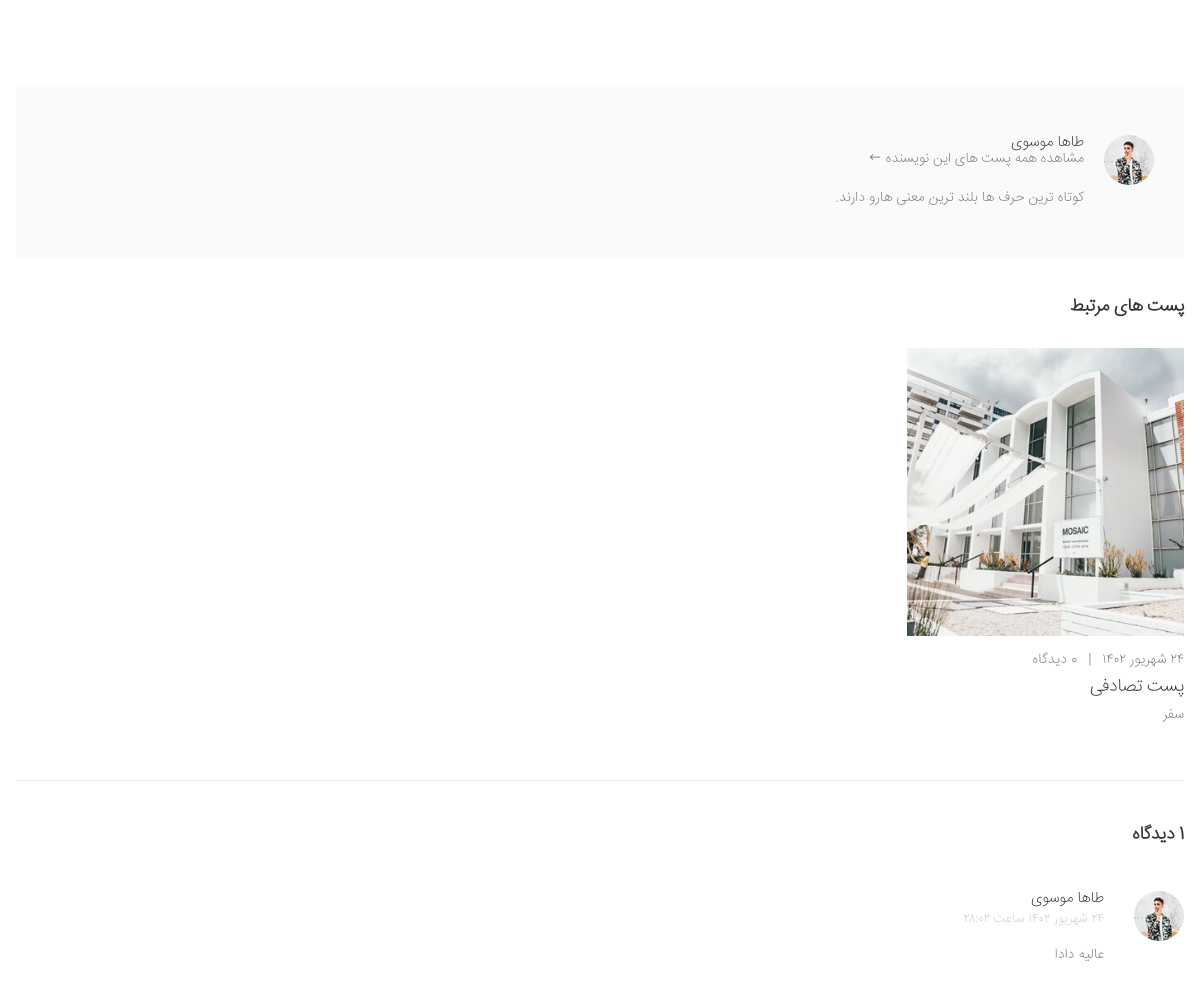
/blog/posts/GEEPS/ (middle part), run on an earlier commit of the app's database.
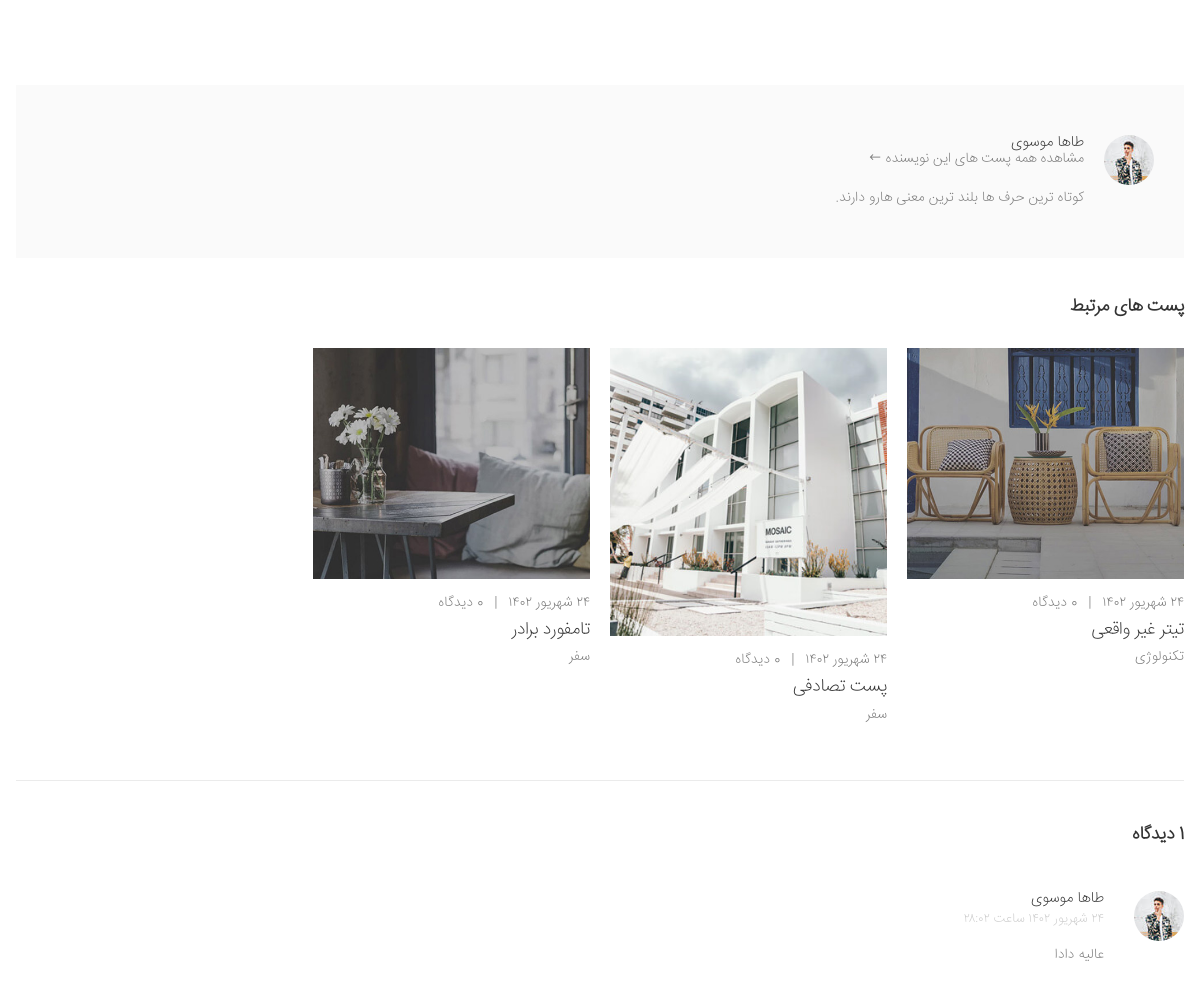
And on a later commit of the database.
### blog/models.py (models this page shows, shortened)
class Post(models.Model):
    status_ch = (
        ('p' , "انتشار یافته"),
        ('d', "پیش نویس"),
        ('i', "در انتظار انتشار"),
        ('b',"برگشت داده شده"),
    )
    title = models.CharField(max_length=50,verbose_name="تیتر")
    text = models.TextField(verbose_name="متن")
    Author = models.ForeignKey(User,on_delete=models.CASCADE,related_name="posts",verbose_name="نویسنده")
    Cover = models.ImageField(upload_to="images",null=True,blank=True,verbose_name="تصویر")
    drafted = models.DateTimeField(auto_now_add=True,verbose_name="تاریخ پیش نویس")
    publish = models.DateTimeField(default=timezone.now,verbose_name="تاریخ انتشار")
    update = models.DateTimeField(auto_now=True,verbose_name="تاریخ آپدیت")
    slug = models.SlugField(max_length=40, unique = True,verbose_name="آدرس")
    status = models.CharField(max_length=1,choices = status_ch,verbose_name="وضعیت")
    Category = models.ManyToManyField(Category,related_name = "posts",verbose_name="دسته بندی")
    views = models.PositiveIntegerField(default=0, verbose_name="تعداد بازدید")
    is_for_landing = models.BooleanField(default=False)
    objects = PostManager()
    def get_absolute_url(self):
        return reverse("blog:post",args=[self.slug])
    def shamsi_date(self):
        return jalali_converter(self.publish)
    shamsi_date.short_description = "publish"
    def get_similar_posts(self):
        similar_posts = Post.objects.filter(Category__in=self.Category.all()).exclude(id=self.id)[:4]
        return similar_posts
    def get_comments(self):
        comments = self.comments.all()
        return comments
    def increase_views(self):
        self.views += 1
        self.save()

class Category(models.Model):
    status_ch = (
        ('a' , "Active"),
        ('d', "Deactive"),
    )
    title = models.CharField(max_length=50,verbose_name="تیتر")
    slug = models.SlugField(max_length=40, unique = True,verbose_name="آدرس")
    Cover = models.ImageField(upload_to="images",null=True,blank=True,verbose_name="تصویر")
    status = models.CharField(max_length=1,choices = status_ch,verbose_name="وضعیت")
    objects = CategoryManager()
    def __str__(self):
        return self.title
    def get_absolute_url(self):
        return reverse("blog:category_posts",args=[self.slug,1])

### accounts/models.py (models this page shows, shortened)
class User(AbstractBaseUser):
    phoneNumber = models.CharField(unique=True, max_length=11)
    full_name = models.CharField(max_length=100, null=True, blank=True)
    is_admin = models.BooleanField(default=False)
    is_active = models.BooleanField(default=True)
    email = models.EmailField(unique=True)
    profile = models.OneToOneField(ProfileUser,on_delete=models.SET_NULL,blank=True,null=True,related_name="user")
    can_change_password = models.BooleanField(default=False)
    code = models.IntegerField(blank=True,null=True)
    wishlist = models.ManyToManyField(Product,blank=True,related_name ="wishlist")
    informing = models.ManyToManyField(Product,blank=True,related_name ="informing")
    USERNAME_FIELD = 'phoneNumber'
    objects = MyUserManager()
    def blog_posts(self):
        return reverse("blog:author_posts",args=[1,self.id])

class ProfileUser(models.Model):
    image = models.ImageField(upload_to='web_shop/users/%Y/%m/%d/')
    bio = models.CharField(max_length=500)

class Comment(models.Model):
    user = models.ForeignKey(User, on_delete=models.CASCADE, related_name="comments")
    text = models.TextField()
    created = models.DateTimeField(auto_now_add=True)
    valid = models.BooleanField(default=False)
    rating = models.FloatField(default=0, validators=[MaxValueValidator(5), MinValueValidator(0)])
    likes = models.ManyToManyField(User, related_name='liked_comments', blank=True)
    dislikes = models.ManyToManyField(User, related_name='disliked_comments', blank=True)
    parent_comment = models.ForeignKey('self', null=True, blank=True, on_delete=models.CASCADE, related_name='replies')
    def shamsi_date(self):
        return jalali_converter_with_hour(self.created)

class PostComment(Comment):
    post = models.ForeignKey(Post, on_delete=models.CASCADE, related_name="comments")

class Comment(models.Model):
    user = models.ForeignKey(User, on_delete=models.CASCADE, related_name="comments")
    text = models.TextField()
    created = models.DateTimeField(auto_now_add=True)
    valid = models.BooleanField(default=False)
    rating = models.FloatField(default=0, validators=[MaxValueValidator(5), MinValueValidator(0)])
    likes = models.ManyToManyField(User, related_name='liked_comments', blank=True)
    dislikes = models.ManyToManyField(User, related_name='disliked_comments', blank=True)
    parent_comment = models.ForeignKey('self', null=True, blank=True, on_delete=models.CASCADE, related_name='replies')
    def shamsi_date(self):
        return jalali_converter_with_hour(self.created)

### blog/views.py (the view)
# urls.py: path('posts/<slug>/',post_detail,name="post"),
def post_detail(request,slug):
    post = get_object_or_404(Post.objects.published(), slug=slug)
    post.increase_views()
    Info = InformationsForTemplate(request)
    Info.update({'post':post,'CommentForm':CommentForm})
    return render(request,"blog/Post_detail.html",Info)

### blog/managers.py (called while the page is built)
    def published(self):
        return self.filter(status = "p")

### cart/cart.py (called while the page is built)
    def get_count(self):
        return sum(1 for item in self.cart.values())

### facades/jalali.py (called while the page is built)
    def persian_tuple(self):
        return self.persian_year, self.persian_month, self.persian_day

### facades/utils.py (called while the page is built)
def jalali_create(time):
    jmonth = ["فرودین","اردیبهشت","خرداد","تیر","مرداد","شهریور","مهر","آبان","آذر","دی","بهمن","اسفند"]
    time_to_str = "{},{},{}".format(time.year,time.month,time.day)
    time_to_tuple = jalali.Gregorian(time_to_str).persian_tuple()
    time_to_list = list(time_to_tuple)
    for index,month in enumerate(jmonth):
        if time_to_list[1] == index+1:
            time_to_list[1] = month
            break
    return time_to_list

def jalali_converter_with_hour(time):
    time_to_list = jalali_create(time)
    hour = time.hour
    minute = time.minute
    min = ""
    if(int(time.minute)+30):
        hour += 5
    else:
        hour += 4
    minute += 30
    minute %= 60
    if(minute<10):
        min = '0' + str(minute)
    else:
        min = str(minute)
    output = "{} {} {} ساعت {}:{}".format(
    time_to_list[2],
    time_to_list[1],
    time_to_list[0],
    int(hour),
    min,
    )
    return persion_converter_number(output)

def jalali_converter(time):
    time_to_list = jalali_create(time)
    output = "{} {} {}".format(
    time_to_list[2],
    time_to_list[1],
    time_to_list[0],
    )
    return persion_converter_number(output)

def persion_converter_number(en_number):
    numbers = {
        "1" : "۱",
        "2" : "۲",
        "3" : "۳",
        "4" : "۴",
        "5" : "۵",
        "6" : "۶",
        "7" : "۷",
        "8" : "۸",
        "9" : "۹",
        "0" : "۰",
    }
    for k , v in numbers.items():
        en_number = en_number.replace(k,v)
    return en_number

### facades/views.py (called while the page is built)
def InformationsForTemplate(request):
    Info = {}
    allCategories = Category.objects.filter(is_sub=False)
    wishlistAmount = 0
    if(request.user.is_authenticated):
        wishlistAmount = request.user.wishlist.all().count()
    covers = Cover.objects.all()
    form = UserLoginForm
    cart = Cart(request)
    CartAmount = cart.get_count()
    formLogin = UserLoginForm
    formRegister= UserCreationForm
    brands = Brand.objects.all()
    shops = shop.objects.all()
    Info = {'allCategories': allCategories,'wishlistAmount':wishlistAmount,'cart':cart,'covers':covers,'form':form
    ,'formLogin':formLogin,'formRegister':formRegister,"brands":brands,"shops":shops,}
    return Info

### blog/templates/blog/Post_detail.html (shortened to what this page needs)
{% extends 'facades/base.html' %}
{% load static %}
{% block css %}{% include 'facades/parts/css.html' %}{% endblock %}
{% block main %}
<main class="main">
            <div class="page-content">
                <div class="container">
                    <article class="entry single-entry entry-fullwidth">
                        <div class="row">
                            <div class="col-lg-11">
                                <div class="entry-body">
                                    <div class="entry-footer row no-gutters">
                                        <div class="col-12">
                                        </div>
                                    </div>
                                </div>
                            </div>
                            <div class="col-lg-1 order-lg-first mb-2 mb-lg-0">
                            </div>
                        </div>
                        <div class="entry-author-details">
                            <figure class="author-media">
                                <a href="{{post.Author.blog_posts}}">
                                    <img src="{{post.Author.profile.image.url}}" alt="{{post.Author.full_name}} image">
                                </a>
                            </figure>
                            <div class="author-body">
                                <div class="author-header row no-gutters flex-column flex-md-row">
                                    <div class="col-12">
                                        <h4><a href="{{post.Author.blog_posts}}">{{post.Author.full_name}}</a></h4>
                                    </div>
                                    <div class="col-auto mt-1 mt-md-0">
                                        <a href="{{post.Author.blog_posts}}" class="author-link">مشاهده همه پست های این نویسنده <i
                                                class="icon-long-arrow-left"></i></a>
                                    </div>
                                </div>
                                <div class="author-content">
                                    <p>{{post.Author.profile.bio}}
                                    </p>
                                </div>
                            </div>
                        </div>
                    </article>
                    <div class="related-posts">
                        <h3 class="title">پست های مرتبط</h3>
                        <div class="owl-carousel owl-simple" data-toggle="owl" data-owl-options='{
                                "nav": false,
                                "dots": true,
                                "margin": 20,
                                "loop": false,
                                "rtl": true,
                            "responsive": {
                                    "0": {
                                        "items":1
                                    },
                                    "480": {
                                        "items":2
                                    },
                                    "768": {
                                        "items":3
                                    },
                                    "992": {
                                        "items":4
                                    }
                                }
                            }'>
                            {% for item in post.get_similar_posts %}
                            <article class="entry entry-grid">
                                <figure class="entry-media">
                                    <a href="{{item.get_absolute_url}}">
                                        <img src="{{item.Cover.url}}" alt="توضیحات عکس">
                                    </a>
                                </figure>
                                <div class="entry-body">
                                    <div class="entry-meta justify-content-start">
                                        <a>{{post.shamsi_date}}</a>
                                        <span class="meta-separator">|</span>
                                        <a>{{item.get_comments.count}} دیدگاه</a>
                                    </div>
                                    <h2 class="entry-title">
                                        <a href="{{item.get_absolute_url}}">{{item.title}}</a>
                                    </h2>
                                    <div class="entry-cats">
                                        {% for cat in item.Category.all %}
                                        <a href="{{cat.get_absolute_url}}">{{cat}}</a>
                                        {% endfor %}
                                    </div>
                                </div>
                            </article>
                            {% endfor %}
                        </div>
                    </div>
                    {% include 'blog/parts/comments.html' %}
                </div>
            </div>
        </main>
{% endblock %}

### facades/templates/facades/base.html (shortened to what this page needs)
{% load static %}
<!DOCTYPE html>
<html lang="en" dir="rtl">
<head>
    <link rel="stylesheet" href="{% static 'facades/css/bootstrap.min.css' %}">
    <link rel="stylesheet" href="{% static 'facades/css/bootstrap-rtl.min.css' %}">
    <link rel="stylesheet" href="{% static 'facades/css/plugins/owl-carousel/owl.carousel.css' %}">
    <link rel="stylesheet" href="{% static 'facades/css/plugins/magnific-popup/magnific-popup.css' %}">
    <link rel="stylesheet" href="{% static 'facades/css/myCss.css' %}">
    {% block css %}{% endblock %}
</head>
<body>
  <div class="page-wrapper">
  <main class="main">
  {% block main %}
  {% endblock %}
    </main>
</div>
</body>
</html>

### facades/templates/facades/parts/css.html
{% load static %}
<link rel="stylesheet" href="{% static 'facades/css/style.css' %}">

### facades/templates/facades/parts/black_header.html (shortened to what this page needs)
{% load static %}

### blog/templates/blog/parts/comments.html (shortened to what this page needs)
{% load static %}
<div class="comments">
                                <h3 class="title">{{post.get_comments.count}} دیدگاه</h3>
                                <ul>
                                {% for comment in post.get_comments %}
                                    <li>
                                        <div class="comment">
                                            <figure class="comment-media">
                                                <a>
                                                    {% if comment.user.profile %}
                                                    <img src="{{comment.user.profile.image.url}}" alt="user avatar">
                                                    {% else %}
                                                    <img src="{% static 'blog/images/custom.jpg' %}" alt="user avatar">
                                                    {% endif %}
                                                </a>
                                            </figure>
                                            <div class="comment-body">
                                                <div class="comment-user">
                                                    <h4><a>{{comment.user.full_name}}</a></h4>
                                                    <span class="comment-date">{{comment.shamsi_date}}</span>
                                                </div>
                                                <div class="comment-content">
                                                    <p>{{comment.text}}
                                                    </p>
                                                </div>
                                            </div>
                                        </div>
                                    </li>
                                    {% endfor %}
                                </ul>
                            </div>

### facades/templates/facades/parts/sur.html (shortened to what this page needs)
{% load static %}

### facades/templates/facades/parts/footer.html (shortened to what this page needs)
{% load static %}

### facades/templates/facades/parts/mobile.html (shortened to what this page needs)
{% load static %}

What changed in the data, as far as the page shows it:
added Post: Cover (picture), {{ post.shamsi_date }} "۲۴ شهریور ۱۴۰۲", title "تیتر غیر واقعی"
now on this page (row unchanged): Category: title "تکنولوژی", shown under "۲۴ شهریور ۱۴۰۲"
added Post: Cover (picture), {{ post.shamsi_date }} "۲۴ شهریور ۱۴۰۲", title "تامفورد برادر", Category (title "سفر")
